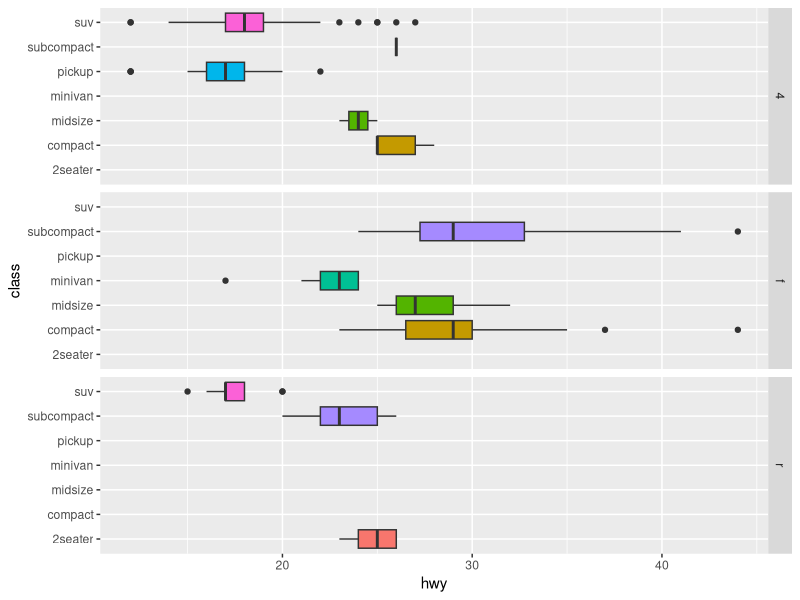
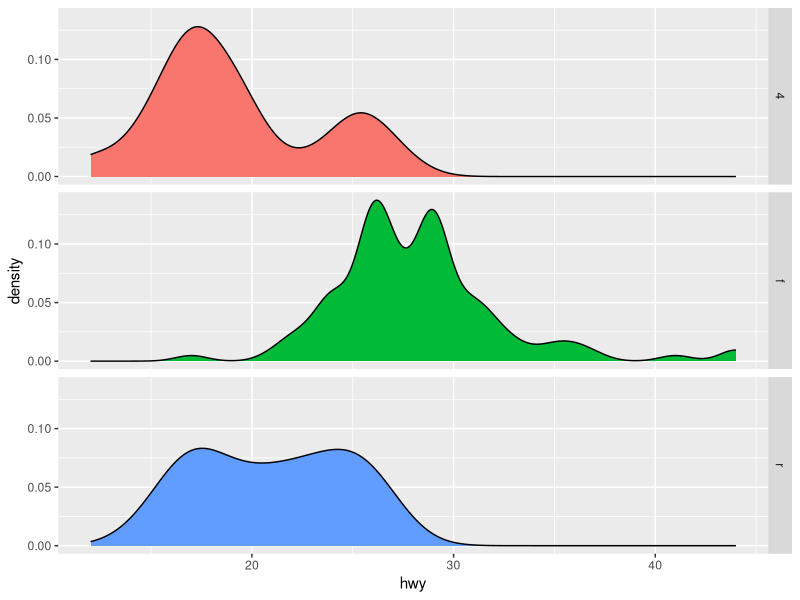

Recreate these plots in R, in order.
## ---- chunk 1
knitr::opts_chunk$set(echo = TRUE)
library(tidyverse)
## ---- chunk 2
ggplot(data = mpg, aes(x = class, y = hwy, fill = class)) +
  geom_boxplot(show.legend = FALSE) +
  coord_flip() +
  facet_grid(rows = vars(drv))
## ---- chunk 3
ggplot(data = mpg, mapping = aes(x = hwy, fill = drv)) +
  geom_density(show.legend = FALSE) +
  facet_grid(rows = vars(drv))
